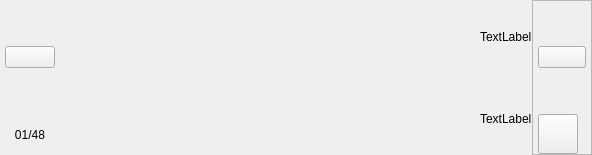
         <widget class="QFrame" name="frame_imgDisplay_lr">
          <property name="frameShape">
           <enum>QFrame::NoFrame</enum>
          </property>
          <property name="frameShadow">
           <enum>QFrame::Raised</enum>
          </property>
          <property name="lineWidth">
           <number>0</number>
          </property>
          <layout class="QHBoxLayout" name="horizontalLayout_18">
           <property name="spacing">
            <number>0</number>
           </property>
           <property name="leftMargin">
            <number>0</number>
           </property>
           <property name="topMargin">
            <number>0</number>
           </property>
           <property name="rightMargin">
            <number>0</number>
           </property>
           <property name="bottomMargin">
            <number>0</number>
           </property>
           <item>
            <widget class="QFrame" name="frame_left_2">
             <property name="minimumSize">
              <size>
               <width>60</width>
               <height>0</height>
              </size>
             </property>
             <property name="maximumSize">
              <size>
               <width>60</width>
               <height>16777215</height>
              </size>
             </property>
             <property name="focusPolicy">
              <enum>Qt::NoFocus</enum>
             </property>
             <property name="layoutDirection">
              <enum>Qt::LeftToRight</enum>
             </property>
             <property name="styleSheet">
              <string notr="true"/>
             </property>
             <property name="frameShape">
              <enum>QFrame::NoFrame</enum>
             </property>
             <property name="frameShadow">
              <enum>QFrame::Raised</enum>
             </property>
             <layout class="QVBoxLayout" name="verticalLayout_8">
              <property name="leftMargin">
               <number>5</number>
              </property>
              <property name="topMargin">
               <number>5</number>
              </property>
              <property name="rightMargin">
               <number>5</number>
              </property>
              <property name="bottomMargin">
               <number>0</number>
              </property>
              <item>
               <spacer name="verticalSpacer_14">
                <property name="orientation">
                 <enum>Qt::Vertical</enum>
                </property>
                <property name="sizeHint" stdset="0">
                 <size>
                  <width>20</width>
                  <height>40</height>
                 </size>
                </property>
               </spacer>
              </item>
              <item>
               <widget class="QPushButton" name="btn_leftImg_2">
                <property name="sizePolicy">
                 <sizepolicy hsizetype="Minimum" vsizetype="Fixed">
                  <horstretch>0</horstretch>
                  <verstretch>0</verstretch>
                 </sizepolicy>
                </property>
                <property name="text">
                 <string/>
                </property>
                <property name="icon">
                 <iconset resource="ressources.qrc">
                  <normaloff>:/icons/icons/arrow_left_big.png</normaloff>:/icons/icons/arrow_left_big.png</iconset>
                </property>
                <property name="iconSize">
                 <size>
                  <width>20</width>
                  <height>40</height>
                 </size>
                </property>
                <property name="checkable">
                 <bool>false</bool>
                </property>
                <property name="flat">
                 <bool>false</bool>
                </property>
               </widget>
              </item>
              <item>
               <spacer name="verticalSpacer_16">
                <property name="orientation">
                 <enum>Qt::Vertical</enum>
                </property>
                <property name="sizeHint" stdset="0">
                 <size>
                  <width>20</width>
                  <height>40</height>
                 </size>
                </property>
               </spacer>
              </item>
              <item>
               <widget class="QLabel" name="label_imgCount_2">
                <property name="minimumSize">
                 <size>
                  <width>0</width>
                  <height>40</height>
                 </size>
                </property>
                <property name="maximumSize">
                 <size>
                  <width>16777215</width>
                  <height>40</height>
                 </size>
                </property>
                <property name="text">
                 <string>01/48</string>
                </property>
                <property name="alignment">
                 <set>Qt::AlignCenter</set>
                </property>
               </widget>
              </item>
             </layout>
            </widget>
           </item>
           <item>
            <widget class="QFrame" name="frame_img_2">
             <property name="frameShape">
              <enum>QFrame::NoFrame</enum>
             </property>
             <property name="frameShadow">
              <enum>QFrame::Raised</enum>
             </property>
             <layout class="QGridLayout" name="gridLayout_7">
              <property name="leftMargin">
               <number>0</number>
              </property>
              <property name="topMargin">
               <number>0</number>
              </property>
              <property name="rightMargin">
               <number>0</number>
              </property>
              <property name="bottomMargin">
               <number>0</number>
              </property>
              <property name="spacing">
               <number>0</number>
              </property>
              <item row="2" column="2">
               <widget class="QLabel" name="label_2">
                <property name="text">
                 <string>TextLabel</string>
                </property>
               </widget>
              </item>
              <item row="0" column="2">
               <widget class="QLabel" name="label">
                <property name="text">
                 <string>TextLabel</string>
                </property>
               </widget>
              </item>
              <item row="2" column="0">
               <widget class="QLabel" name="image_r">
                <property name="text">
                 <string/>
                </property>
                <property name="pixmap">
                 <pixmap>../data/maritime_dataset_25/training_data_animals/0.jpg</pixmap>
                </property>
                <property name="scaledContents">
                 <bool>true</bool>
                </property>
               </widget>
              </item>
              <item row="0" column="0">
               <widget class="QLabel" name="image_l">
                <property name="text">
                 <string/>
                </property>
                <property name="pixmap">
                 <pixmap>../data/maritime_dataset_25/training_data_animals/0.jpg</pixmap>
                </property>
                <property name="scaledContents">
                 <bool>true</bool>
                </property>
                <property name="alignment">
                 <set>Qt::AlignCenter</set>
                </property>
               </widget>
              </item>
              <item row="0" column="1">
               <spacer name="horizontalSpacer_54">
                <property name="orientation">
                 <enum>Qt::Horizontal</enum>
                </property>
                <property name="sizeType">
                 <enum>QSizePolicy::Fixed</enum>
                </property>
                <property name="sizeHint" stdset="0">
                 <size>
                  <width>400</width>
                  <height>20</height>
                 </size>
                </property>
               </spacer>
              </item>
              <item row="1" column="0">
               <spacer name="verticalSpacer_19">
                <property name="orientation">
                 <enum>Qt::Vertical</enum>
                </property>
                <property name="sizeType">
                 <enum>QSizePolicy::Fixed</enum>
                </property>
                <property name="sizeHint" stdset="0">
                 <size>
                  <width>20</width>
                  <height>10</height>
                 </size>
                </property>
               </spacer>
              </item>
             </layout>
            </widget>
           </item>
           <item>
            <widget class="QFrame" name="frame_right_2">
             <property name="minimumSize">
              <size>
               <width>60</width>
               <height>0</height>
              </size>
             </property>
             <property name="maximumSize">
              <size>
               <width>60</width>
               <height>16777215</height>
              </size>
             </property>
             <property name="styleSheet">
              <string notr="true"/>
             </property>
             <property name="frameShape">
              <enum>QFrame::StyledPanel</enum>
             </property>
             <property name="frameShadow">
              <enum>QFrame::Raised</enum>
             </property>
             <layout class="QVBoxLayout" name="verticalLayout_18">
              <property name="leftMargin">
               <number>5</number>
              </property>
              <property name="topMargin">
               <number>5</number>
              </property>
              <property name="rightMargin">
               <number>5</number>
              </property>
              <property name="bottomMargin">
               <number>0</number>
              </property>
              <item>
               <spacer name="verticalSpacer_17">
                <property name="orientation">
                 <enum>Qt::Vertical</enum>
                </property>
                <property name="sizeHint" stdset="0">
                 <size>
                  <width>20</width>
                  <height>40</height>
                 </size>
                </property>
               </spacer>
              </item>
              <item>
               <widget class="QPushButton" name="btn_rightImg_2">
                <property name="text">
                 <string/>
                </property>
                <property name="icon">
                 <iconset resource="ressources.qrc">
                  <normaloff>:/icons/icons/arrow_right_big.png</normaloff>:/icons/icons/arrow_right_big.png</iconset>
                </property>
                <property name="iconSize">
                 <size>
                  <width>20</width>
                  <height>40</height>
                 </size>
                </property>
               </widget>
              </item>
              <item>
               <spacer name="verticalSpacer_18">
                <property name="orientation">
                 <enum>Qt::Vertical</enum>
                </property>
                <property name="sizeHint" stdset="0">
                 <size>
                  <width>20</width>
                  <height>40</height>
                 </size>
                </property>
               </spacer>
              </item>
              <item>
               <widget class="QPushButton" name="btn_openImg_2">
                <property name="minimumSize">
                 <size>
                  <width>40</width>
                  <height>40</height>
                 </size>
                </property>
                <property name="maximumSize">
                 <size>
                  <width>40</width>
                  <height>40</height>
                 </size>
                </property>
                <property name="text">
                 <string/>
                </property>
                <property name="icon">
                 <iconset resource="ressources.qrc">
                  <normaloff>:/icons/icons/open_image.png</normaloff>:/icons/icons/open_image.png</iconset>
                </property>
                <property name="iconSize">
                 <size>
                  <width>30</width>
                  <height>30</height>
                 </size>
                </property>
               </widget>
              </item>
             </layout>
            </widget>
           </item>
          </layout>
         </widget>
